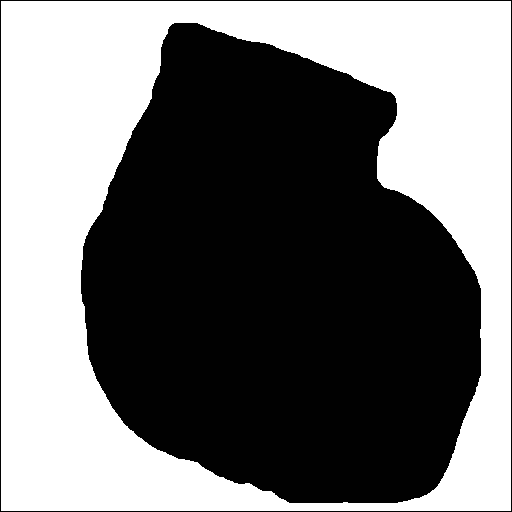
#> input picture calc_score/img/pix2pix_zero/000000000000_mask.png, 512 x 512 px, found by its file name; the run also reads 1 picture not shown here
$ jupyter execute --allow-errors test.ipynb
#> lines starting #> are read from the running program, lines starting #| are printed output that depends on the picture; after the words box and inside, x2 and y2 are one past the last pixel; in counts of white or black regions, pixels touching at a corner belong together
[cell 1]
import os
import numpy as np
from PIL import Image

image_path = "./img/pix2pix_zero/000000000017_mask.png"
image = Image.open(image_path)
print(np.unique(image))
#| [  1 255]

print(image.format)
#| PNG
print(image.mode)
#| RGBA
print(image.size)
#| (512, 512)
image.crop((image.size[0]-512, 0, image.size[0], 512))
# image = np.array(image)
# print(np.unique(image))
# image[image == 1] = 255
# Image.fromarray(image)

#> (a cell that did not finish here is left out)

[cell 3]
from PIL import Image

# 1. 이미지 불러오기 (L 모드로 변환)
image_path = "./img/000000000000_mask.png"
image = Image.open(image_path).convert("L")
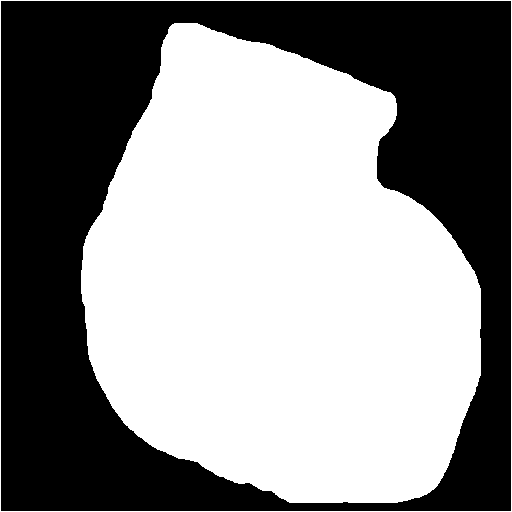
#> image: PIL image 512x512 L; values 0 (black) and 1 (white), 54.7% white; 1 black region, box (x1, y1, x2, y2) and area: (1, 1, 511, 511) 118737

# 2. 알파 채널 생성: 픽셀 값이 0이면 0(투명), 1이면 255(불투명)으로 매핑
alpha = image.point(lambda p: 0 if p == 0 else 255)

# 3. 원본 그레이스케일 이미지를 RGB로 변환 (여기서는 기존 밝기를 유지)
rgb = image.convert("RGB")

# 4. RGB 이미지에 알파 채널을 추가하여 RGBA 이미지 생성
im_rgba = rgb.copy()
im_rgba.putalpha(alpha)
#> im_rgba is the input picture: PIL image 512x512 RGBA; mean R, G, B, A 0.5, 0.5, 0.5, 139.5

im_rgba
